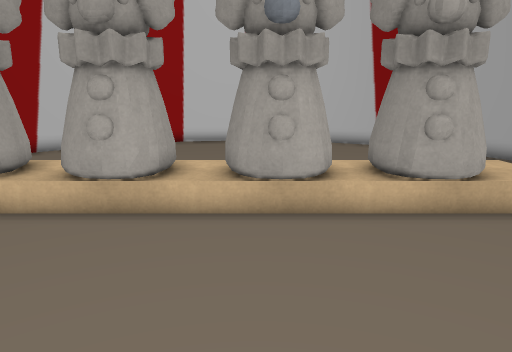
View 1 (above)

13 first-person views from a walk through a Unity game level. The camera is 1.3 m above the floor, tilts 12° down and sees 70° across. The floor is counted in squares, 0.5 m on a side. Each view is taken from the middle of a square. On the plan, view 1 faces up. The plan holds only what a view shows up to about 20 squares ahead; the rest is blank.

View 2
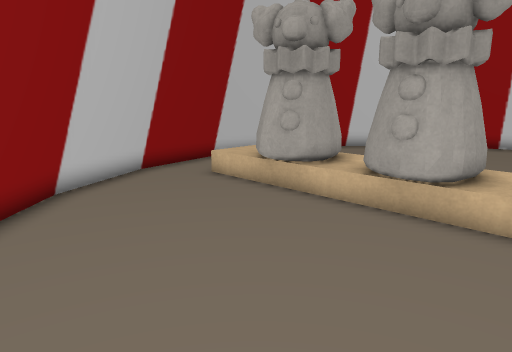

View 3
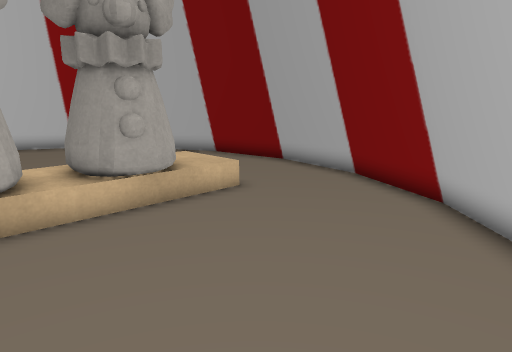

View 4
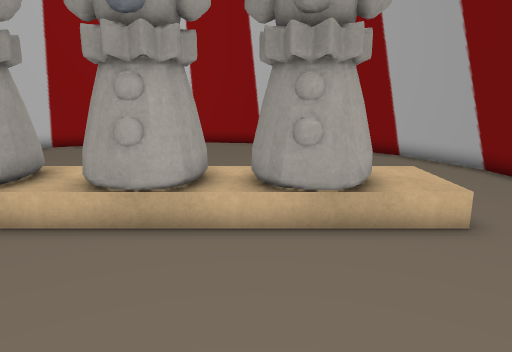

View 5
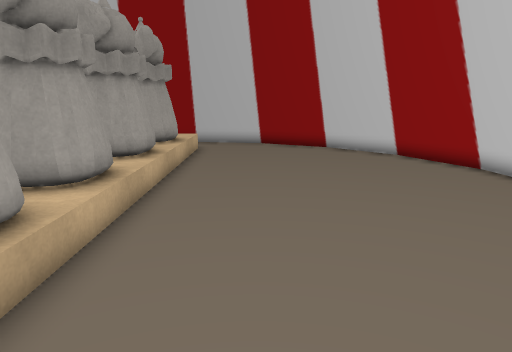

View 6
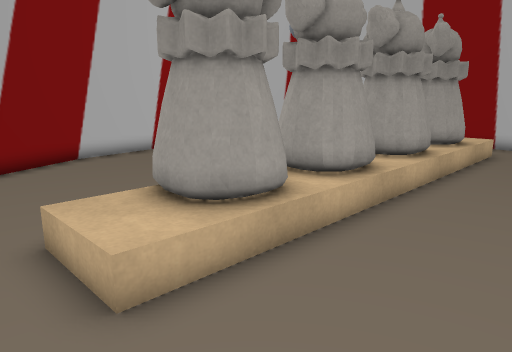

View 7
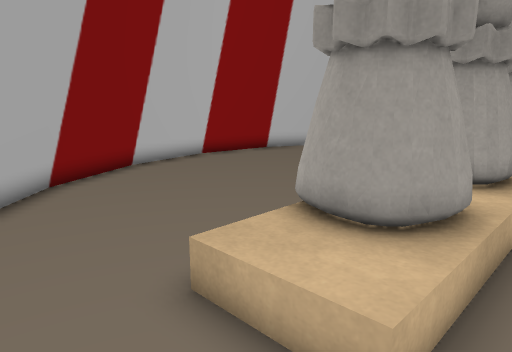

View 8
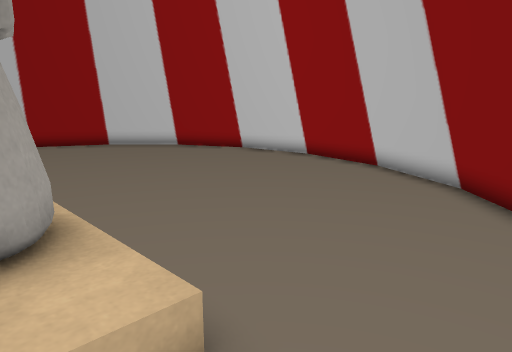

View 9
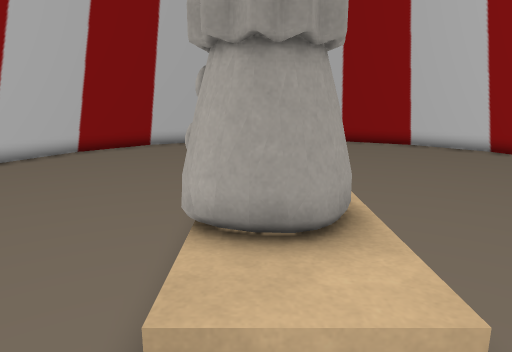

View 10
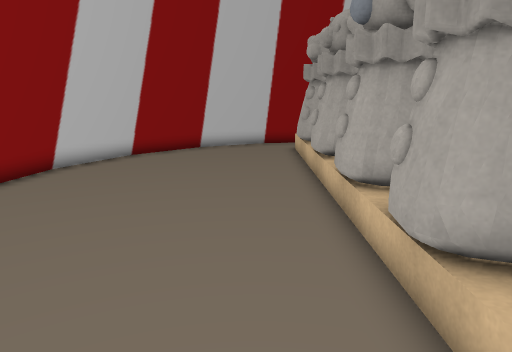

View 11
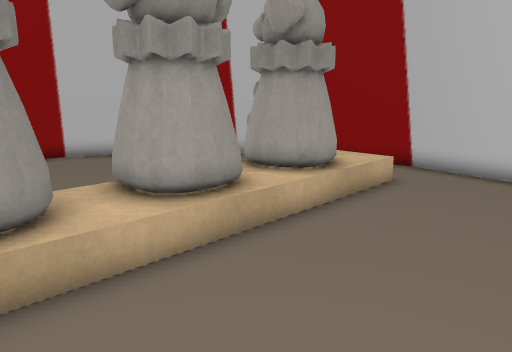

View 12
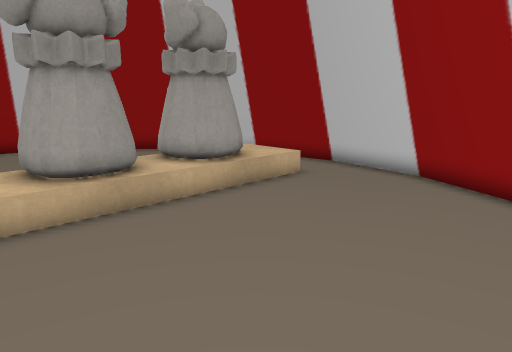

View 13
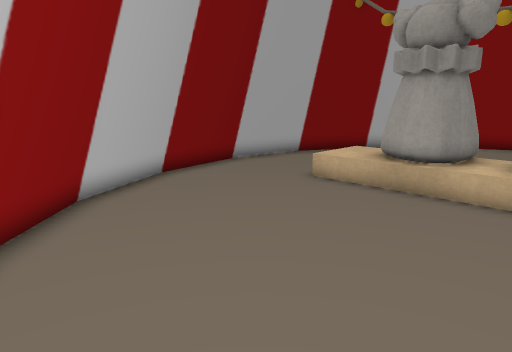

### Floor plan
Key: @ floor where view 1 was taken; # wall or solid block; . floor; / step, stairs or slope; = window, fence, low wall or low ledge; O other object.
Columns run from 12 left of view 1 to 11 right of it. Each row starts with its distance up from view 1.
 22         #######
 21      #### .... ####
 20     ###..........###
 19    ##..............##
 18   ##................##
 17  ##..................##
 16  ##..................##
 15  #....................#
 14 ##....................##
 13 #..................... #
 12 #......................#
 11 #.//////////////////...#
 10 #.OOOOOOOOOOOOOOOOOO...#
  9 #.OOOOOOOOOOOOOOOOOO...#
  8 #...OOO.OO..OO.OOO.... #
  7 ##....................##
  6 ##....................#
  5  ##..................##
  4  ##..................##
  3   ##................##
  2   ###..............##=
  1    ####..........###=
  0      ####...@..####
 -1        ##########

Where each view was taken, in squares from view 1:
view 1: 0 up, 0 right, facing up
view 2: 0 up, 0 right, facing up-left
view 3: 0 up, 0 right, facing up-right
view 4: 1 up, 3 right, facing up
view 5: 14 up, 9 right, facing left
view 6: 15 up, 9 right, facing down-left
view 7: 12 up, 10 right, facing down-left
view 8: 9 up, 10 right, facing up-left
view 9: 9 up, 10 right, facing left
view 10: 6 up, 9 right, facing left
view 11: 16 up, 1 right, facing down-left
view 12: 19 up, 0 right, facing down-left
view 13: 21 up, 0 right, facing down-right
